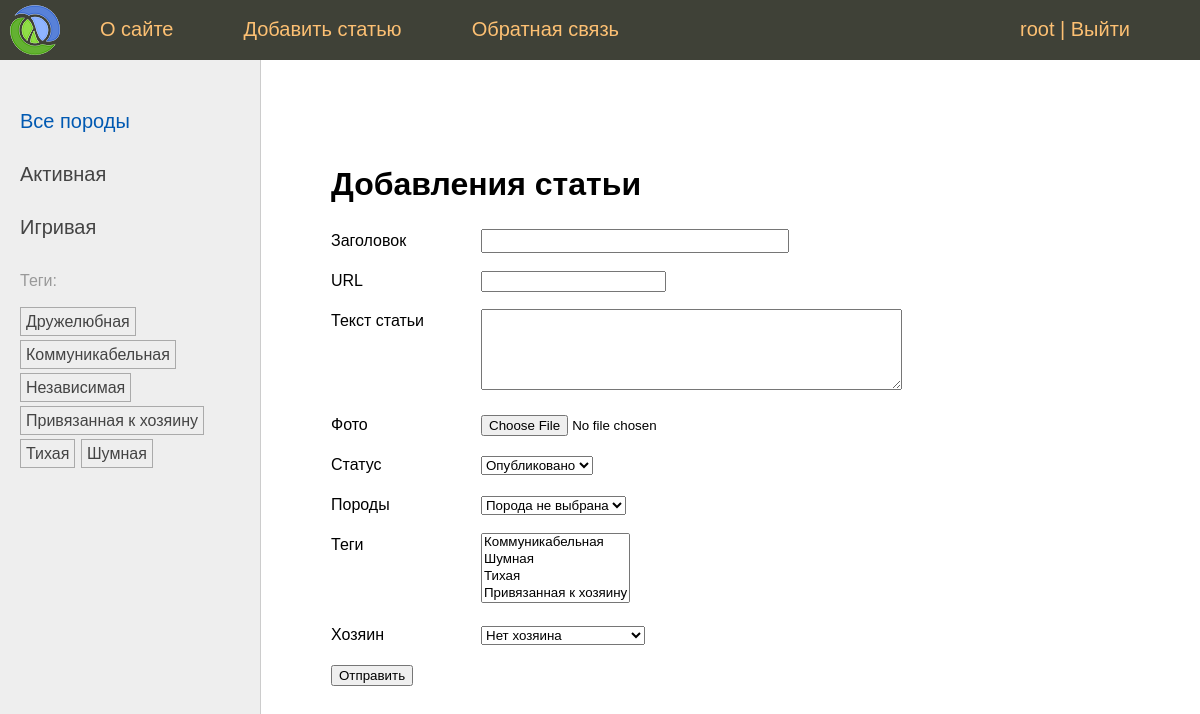
The page /addpage/ (signed in) on the database its author committed.
### users/models.py (models this page shows)
class User(AbstractUser):
    photo = models.ImageField(
        upload_to="users/%Y/%m/%d/",
        blank=True,
        null=True,
        verbose_name="Фотография",
        )
    date_birth = models.DateTimeField(
        blank=True,
        null=True,
        verbose_name="Дата Рождения",
        )

### cats/models.py (models this page shows)
class Species(models.Model):
    name = models.CharField(
        max_length=100,
        db_index=True,
        verbose_name="Породы"
        )
    slug = models.SlugField(
        max_length=255,
        unique=True,
        db_index=True
        )
    class Meta:
        verbose_name = "Порода"
        verbose_name_plural = "Породы"
    def __str__(self):
        return self.name
    def get_absolute_url(self):
        return reverse("species", kwargs={"spec_slug": self.slug})

class TagPost(models.Model):
    tag = models.CharField(
        max_length=100,
        db_index=True,
        )
    slug = models.SlugField(
        max_length=255,
        unique=True,
        )
    def __str__(self):
        return self.tag
    def get_absolute_url(self):
        return reverse("tag", kwargs={"tag_slug": self.slug})

### cats/views.py (the view, shortened to what this page needs)
# urls.py: path('addpage/', views.AddPage.as_view(), name='add_page'),
class AddPage(PermissionRequiredMixin, DataMixin, CreateView):
    form_class = AddPostForm
    template_name = "cats/addpage.html"
    title_page = "Добавления статьи"
    permission_required = "cat.add_cat" # <app>.<action>_<table>

### cats/forms.py (shortened to what this page needs)
class AddPostForm(forms.ModelForm):
    spec = forms.ModelChoiceField(
        queryset=Species.objects.all(),
        empty_label="Порода не выбрана",
        label="Породы"
        )
    owner = forms.ModelChoiceField(
        queryset=Owner.objects.all(),
        required=False,
        empty_label="Нет хозяина",
        label="Хозяин"
        )
    class Meta:
        model = Cat
        fields = [
            "title",
            "slug",
            "content",
            "photo",
            "is_published",
            "spec",
            "tags",
            "owner",
            ]
        widgets = {
            "title": forms.TextInput(attrs={"class": "form-input"}),
            "content": forms.Textarea(attrs={"cols": 50, "rows": 5}),
        }
        labels = {"slug": "URL"}

### cats/models.py (called while the page is built)
    def __str__(self) -> str:
        return self.name

### cats/templatetags/cat_tags.py (called while the page is built)
@register.inclusion_tag("cats/list_categories.html")
def show_categories(spec_selected=0):
    specs = Species.objects.annotate(total=Count("posts")).filter(posts__is_published=True).filter(total__gt=0)
    return {"specs": specs, "spec_selected": spec_selected}

@register.inclusion_tag("cats/list_tags.html")
def show_all_tags():
    return {"tags": TagPost.objects.annotate(total=Count("tags")).filter(total__gt=0)}

### users/context_processors.py (called while the page is built)
def get_cat_context(requset):
    return {"mainmenu": menu}

### cats/templates/cats/addpage.html (shortened to what this page needs)
{% extends 'base.html' %}
{% block content %}
<h1>{{title}}</h1>
<form action="" method="post", enctype="multipart/form-data">
    {% for f in form %}
    <p><label class="form-label" for="{{ f.id_for_label }}">{{ f.label }}</label>{{ f }}</p>
    {% endfor %}
    <p><button type="submit">Отправить</button></p>
</form>
{% endblock %}

### templates/base.html (shortened to what this page needs)
{% load static %}
{% load cat_tags %}
<!DOCTYPE html>
<html>
<head>
	<link type="text/css" href="{% static 'cats/css/styles.css' %}" rel="stylesheet" />
</head>
<body>
<table class="table-page" border=0 cellpadding="0" cellspacing="0">
<tr><td valign=top>
{% block mainmenu %}
		<div class="header">
			<ul id="mainmenu" class="mainmenu">
			<li class="logo"><a href="{% url 'home' %}"><div class="logo"></div></a></li>
{% for m in mainmenu %}
	<li><a href="{% url m.url_name %}">{{m.title}}</a></li>
{% endfor %}
{% if user.is_authenticated %}
	<li class="last">
		<a href="{% url "users:profile" %}">{{ user.username }}</a> | <a href="{% url "users:logout" %}">Выйти</a>
	</li>
{% else %}
    <li class="last"><a href="{% url "users:login" %}">Войти</a> | <a href="{% url "users:register" %}">Регистрация</a></li>
{% endif %}
			</ul>
		</div>
{% endblock mainmenu %}
<table class="table-content" border=0 cellpadding="0" cellspacing="0">
<tr>
	<td valign="top" class="left-chapters">
	<ul id="leftchapters">
		{% if spec_selected == 0 %}
			<li class="selected">Все породы</li>
		{% else %}
			<li><a href="{% url 'home' %}">Все породы</a></li>
		{% endif %}
		{% show_categories spec_selected%}
		<li>{% show_all_tags %}</li>
	</ul>
</td>
<td valign="top" class="content">
	<div class="content-text">
{% block content %}
{% endblock %}
	</div>
</td></tr></table>
</td></tr>
</table>
</body>
</html>

### cats/templates/cats/list_categories.html
{% for spec in specs%}
    {% if spec.pk == spec_selected %}
        <li class="selected">{{ spec.name }}</li>
    {% else %}
        <li><a href="{{ spec.get_absolute_url }}">{{ spec.name }}</a></li>
    {% endif %}
{% endfor %}

### cats/templates/cats/list_tags.html
{% if tags %}
    <p>Теги:</p>
    <ul class="tags-list">
        {% for t in tags %}
            <li><a href="{{t.get_absolute_url}}">{{t.tag}}</a></li>
        {% endfor %}
    </ul>
{% endif %}

### cats/static/cats/css/styles.css (style rules this page uses)
html, body { font-family: 'Arial'; margin: 0; padding: 0; height: 100%; width: 100%; color: #444; }
a { color: #0059b2; text-decoration: none; }
.table-page { width: 100%; height: 100%; vertical-align: top; }
.table-page tr { height: 100%; }
.header { background: #3F4137; height: 60px; }
.logo { background: url('../images/logo.png') no-repeat 10px 5px; width: 70px; height: 60px; }
ul.mainmenu { list-style: none; margin: 0; padding: 0; height: 60px; color: #fdc073; font-size: 20px; overflow: hidden; }
ul.mainmenu li { float: left; margin: 18px 40px 0 30px; }
ul.mainmenu li.logo { margin: 0; }
ul.mainmenu li.last { float: right; }
ul.mainmenu li a { color: #fdc073; text-decoration: none; }
.table-content { width: 100%; min-height: 100%; height: 100%; }
.left-chapters { margin: 0; background: #eee; border-right: 1px solid #ccc; }
.left-chapters ul { width: 230px; margin: 0; padding: 20px 10px 10px 20px; list-style: none; font-size: 20px; }
.left-chapters ul li { margin: 30px 0 0 0; color: #999; }
.left-chapters ul li.selected { color: #0059b2; }
.left-chapters ul li a { color: #444; text-decoration: none; }
ul.tags-list { width: 100%; margin: 0; padding: 0; list-style: none; }
ul.tags-list li { margin: 0; padding: 0 0 10px; display: inline-block; }
ul.tags-list li a { padding: 5px; font-size: 16px; border: 1px solid #aaa; }
.content { padding: 40px 20px 20px 40px; width: 100%; box-sizing: border-box; }
.content-text { margin: 60px 0 0 30px; color: #000; font-size: 20px; font-family: Yandex Sans Display Light; }
.content-text h1 { font-size: 32px; }
.form-input { width: 300px; font-size: 16px; }
.form-label { display: inline-block; min-width: 150px; vertical-align: top; }
h1 { font-family: Arial, sans-serif; font-size: 24px; font-weight: bold; line-height: 1.5; }
p { font-family: Verdana, sans-serif; font-size: 16px; line-height: 1.5; }
ul.mainmenu li.last { float: right; margin-right: 70px; }

### rows shown on the page
User: username "root"
Species: name "Активная"
Species: name "Игривая"
TagPost: tag "Дружелюбная"
TagPost: tag "Коммуникабельная"
TagPost: tag "Независимая"
TagPost: tag "Привязанная к хозяину"
TagPost: tag "Тихая"
TagPost: tag "Шумная"

### other values the page prints
{{ m.title }} "О сайте" "Добавить статью" "Обратная связь"
{{ title }} "Добавления статьи"
{{ f.label }} "Заголовок" "URL" "Текст статьи" "Фото" "Статус" "Породы" "Теги" "Хозяин"
